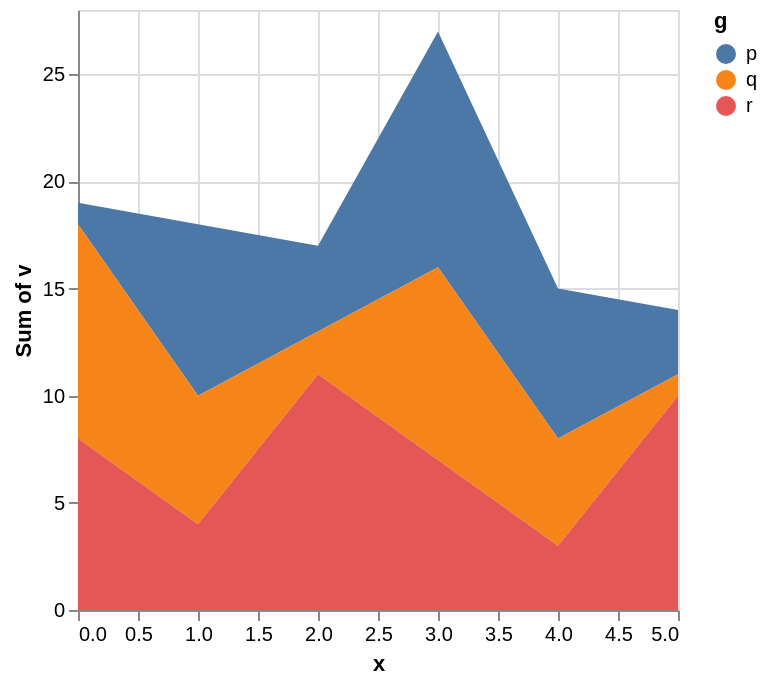

This figure's Vega-Lite source:
### Vega-Lite specification from a JSON file in a GitHub repository (floating-point values rounded to 4 significant figures)
{"data": {"values": [{"x": 0, "v": 1, "g": "p"}, {"x": 1, "v": 8, "g": "p"}, {"x": 2, "v": 4, "g": "p"}, {"x": 3, "v": 11, "g": "p"}, {"x": 4, "v": 7, "g": "p"}, {"x": 5, "v": 3, "g": "p"}, {"x": 0, "v": 10, "g": "q"}, {"x": 1, "v": 6, "g": "q"}, {"x": 2, "v": 2, "g": "q"}, {"x": 3, "v": 9, "g": "q"}, {"x": 4, "v": 5, "g": "q"}, {"x": 5, "v": 1, "g": "q"}, {"x": 0, "v": 8, "g": "r"}, {"x": 1, "v": 4, "g": "r"}, {"x": 2, "v": 11, "g": "r"}, {"x": 3, "v": 7, "g": "r"}, {"x": 4, "v": 3, "g": "r"}, {"x": 5, "v": 10, "g": "r"}]}, "mark": "area", "encoding": {"x": {"field": "x", "type": "quantitative"}, "y": {"aggregate": "sum", "field": "v", "type": "quantitative"}, "color": {"field": "g", "type": "nominal"}}}
